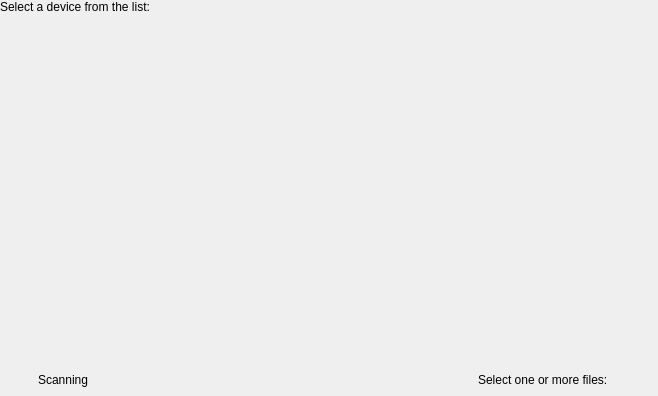
<?xml version="1.0" encoding="UTF-8"?>
<ui version="4.0">
 <class>SelectFileDiscover</class>
 <widget class="QWidget" name="SelectFileDiscover">
  <property name="geometry">
   <rect>
    <x>0</x>
    <y>0</y>
    <width>658</width>
    <height>396</height>
   </rect>
  </property>
  <property name="sizePolicy">
   <sizepolicy hsizetype="Preferred" vsizetype="Preferred">
    <horstretch>0</horstretch>
    <verstretch>0</verstretch>
   </sizepolicy>
  </property>
  <property name="windowTitle">
   <string>Form</string>
  </property>
  <layout class="QVBoxLayout" name="verticalLayout">
   <property name="sizeConstraint">
    <enum>QLayout::SetMinimumSize</enum>
   </property>
   <property name="margin">
    <number>0</number>
   </property>
   <item>
    <widget class="QLabel" name="label_2">
     <property name="text">
      <string>Select a device from the list:</string>
     </property>
    </widget>
   </item>
   <item>
    <widget class="QWidget" name="widget_2" native="true">
     <property name="sizePolicy">
      <sizepolicy hsizetype="Expanding" vsizetype="Expanding">
       <horstretch>0</horstretch>
       <verstretch>0</verstretch>
      </sizepolicy>
     </property>
     <layout class="QHBoxLayout" name="horizontalLayout_4">
      <property name="margin">
       <number>0</number>
      </property>
      <item>
       <layout class="QHBoxLayout" name="discoverLayout"/>
      </item>
     </layout>
    </widget>
   </item>
   <item>
    <widget class="QWidget" name="widget" native="true">
     <property name="sizePolicy">
      <sizepolicy hsizetype="Preferred" vsizetype="Maximum">
       <horstretch>0</horstretch>
       <verstretch>0</verstretch>
      </sizepolicy>
     </property>
     <layout class="QHBoxLayout" name="horizontalLayout">
      <property name="margin">
       <number>4</number>
      </property>
      <item>
       <widget class="QWidget" name="working" native="true">
        <property name="minimumSize">
         <size>
          <width>24</width>
          <height>24</height>
         </size>
        </property>
       </widget>
      </item>
      <item>
       <spacer name="horizontalSpacer_2">
        <property name="orientation">
         <enum>Qt::Horizontal</enum>
        </property>
        <property name="sizeType">
         <enum>QSizePolicy::Fixed</enum>
        </property>
        <property name="sizeHint" stdset="0">
         <size>
          <width>4</width>
          <height>20</height>
         </size>
        </property>
       </spacer>
      </item>
      <item>
       <widget class="QLabel" name="label_3">
        <property name="text">
         <string>Scanning</string>
        </property>
       </widget>
      </item>
      <item>
       <spacer name="horizontalSpacer">
        <property name="orientation">
         <enum>Qt::Horizontal</enum>
        </property>
        <property name="sizeHint" stdset="0">
         <size>
          <width>289</width>
          <height>20</height>
         </size>
        </property>
       </spacer>
      </item>
      <item>
       <widget class="QLabel" name="selectLbl">
        <property name="text">
         <string>Select one or more files:</string>
        </property>
       </widget>
      </item>
      <item>
       <widget class="KPushButton" name="selectBtn">
        <property name="toolTip">
         <string extracomment="Open file dialog"/>
        </property>
        <property name="flat">
         <bool>true</bool>
        </property>
        <property name="isDragEnabled" stdset="0">
         <bool>true</bool>
        </property>
       </widget>
      </item>
     </layout>
    </widget>
   </item>
  </layout>
 </widget>
 <customwidgets>
  <customwidget>
   <class>KPushButton</class>
   <extends>QPushButton</extends>
   <header>kpushbutton.h</header>
  </customwidget>
 </customwidgets>
 <resources/>
 <connections/>
</ui>
